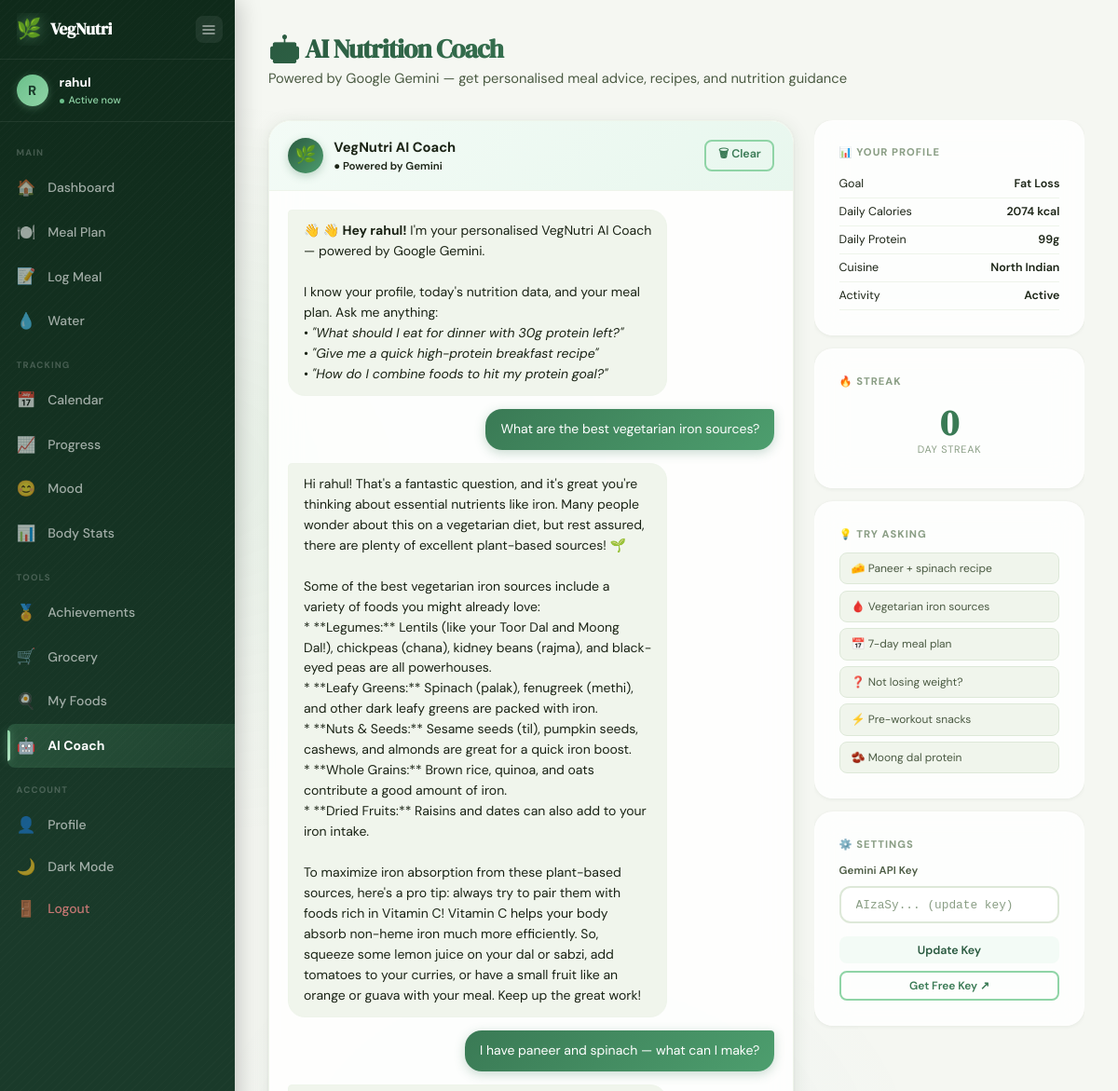
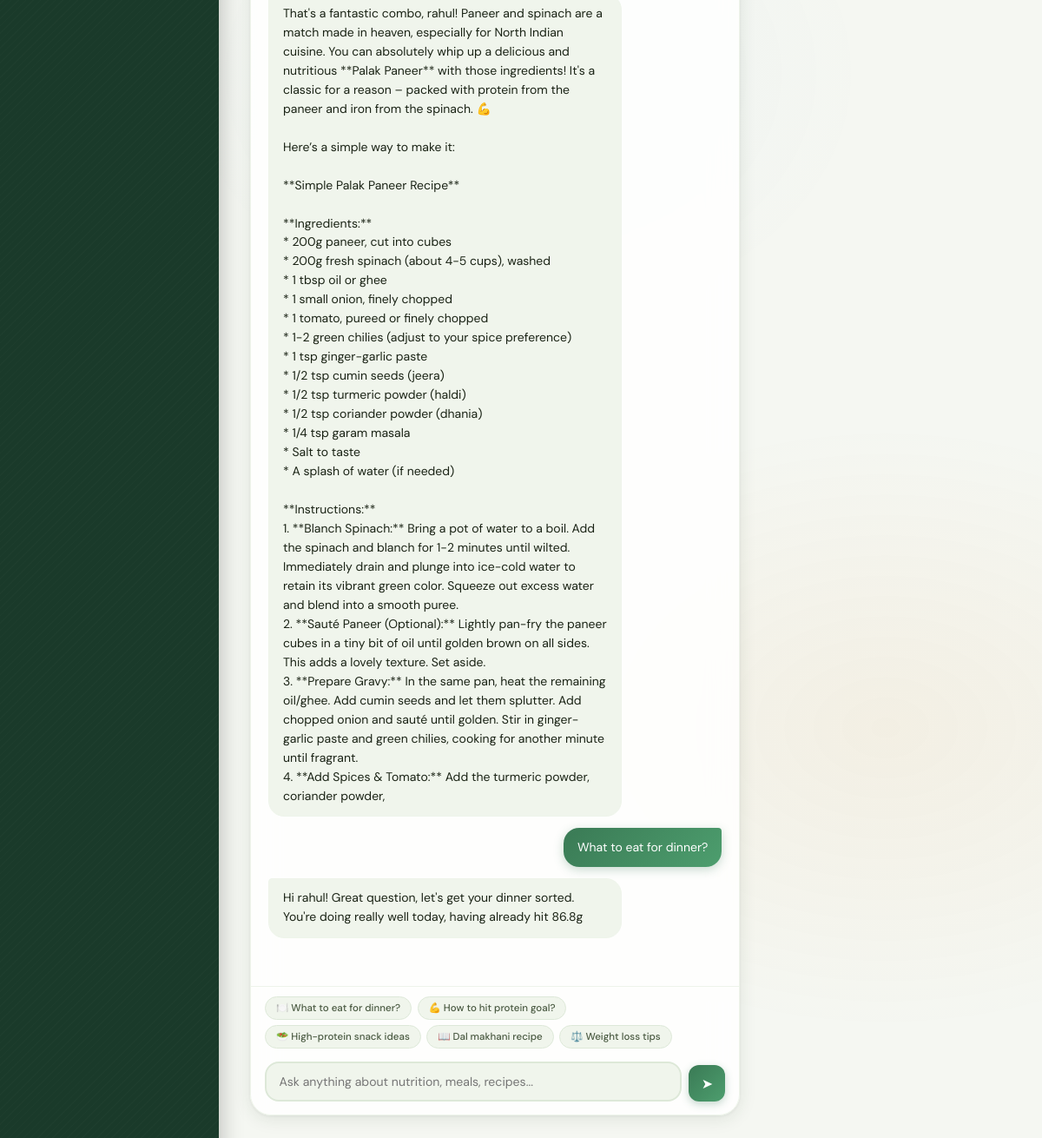
/ai-coach (signed in), run on the app's committed database (2 pictures, top to bottom).
### tables this page shows
CREATE TABLE chat_history (
        id INTEGER PRIMARY KEY AUTOINCREMENT, user_id INTEGER NOT NULL,
        role TEXT NOT NULL, content TEXT NOT NULL,
        created_at TIMESTAMP DEFAULT CURRENT_TIMESTAMP,
        FOREIGN KEY (user_id) REFERENCES users(id)
    );

CREATE TABLE profiles (
        id INTEGER PRIMARY KEY AUTOINCREMENT, user_id INTEGER UNIQUE NOT NULL,
        age INTEGER, height REAL, weight REAL, gender TEXT,
        goal TEXT, activity_level TEXT, cuisine_preference TEXT,
        allergies TEXT, cooking_time INTEGER,
        daily_calories INTEGER, daily_protein INTEGER,
        FOREIGN KEY (user_id) REFERENCES users(id)
    );

### app.py (the view)
@app.route('/ai-coach')
def ai_coach():
    if 'user_id' not in session: return redirect(url_for('login'))
    conn = get_db()
    profile = conn.execute('SELECT * FROM profiles WHERE user_id=?',(session['user_id'],)).fetchone()
    conn.close()
    api_key    = get_api_key(session['user_id'])
    history    = get_recent_chat(session['user_id'], 30)
    streak_data = get_streak_data(session['user_id'])
    return render_template('ai_coach.html', profile=profile, has_key=bool(api_key),
                           history=history, streak_data=streak_data)

### app.py (called while the page is built)
def get_db():
    conn = sqlite3.connect(DATABASE)
    conn.row_factory = sqlite3.Row
    return conn

def get_api_key(user_id):
    conn = get_db()
    row = conn.execute('SELECT gemini_api_key FROM user_settings WHERE user_id=?',(user_id,)).fetchone()
    conn.close()
    return row['gemini_api_key'] if row else None

def get_recent_chat(user_id, limit=20):
    conn = get_db()
    rows = conn.execute(
        'SELECT role, content FROM chat_history WHERE user_id=? ORDER BY created_at DESC LIMIT ?',
        (user_id, limit)).fetchall()
    conn.close()
    return list(reversed(rows))

### templates/ai_coach.html (shortened to what this page needs)
{% extends 'base.html' %}
{% block content %}
<div class="page-header">
  <h1>🤖 AI Nutrition Coach</h1>
  <p>Powered by Google Gemini — get personalised meal advice, recipes, and nutrition guidance</p>
</div>
{% if not has_key %}
<div class="coach-setup-card">
  <div class="setup-icon">✨</div>
  <h2>Activate Your Free AI Coach</h2>
  <p>Uses Google Gemini — 100% free, no credit card required. Setup takes 2 minutes.</p>
  <div class="setup-steps">
    <div class="setup-step">
      <span class="step-num">1</span>
      <div>
        <strong>Get your free API key</strong>
        <p>Visit <a href="https://aistudio.google.com/app/apikey" target="_blank" style="color:var(--green-700);font-weight:700;">aistudio.google.com/app/apikey</a> → Sign in with Google → click <em>Create API Key</em></p>
      </div>
    </div>
    <div class="setup-step">
      <span class="step-num">2</span>
      <div>
        <strong>Copy and paste your key below</strong>
        <p>It starts with <code style="background:var(--bg-hover);padding:.1rem .4rem;border-radius:4px;font-size:.85rem;">AIza...</code> — stored only in your local database.</p>
      </div>
    </div>
    <div class="setup-step">
      <span class="step-num">3</span>
      <div>
        <strong>Start chatting instantly</strong>
        <p>The coach knows your profile, today's intake, meal plan, and streak — all personalised.</p>
      </div>
    </div>
  </div>
  <form method="POST" action="{{ url_for('save_api_key') }}" class="key-form">
    <input type="text" name="api_key" placeholder="AIzaSy..." required
           style="font-family:monospace; font-size:.88rem; letter-spacing:.02em;"/>
    <button type="submit" class="btn btn-primary">Save &amp; Activate 🚀</button>
  </form>
  <p class="key-note">🔒 Your key is stored locally in <code>nutrition.db</code> only. &nbsp;|&nbsp; Gemini free tier: 15 requests/min, 1500/day — more than enough.</p>
  <div class="gemini-badge">
    <span>⚡ Free with Google Account</span>
    <span>🚀 No credit card needed</span>
    <span>💬 1,500 messages/day</span>
  </div>
</div>
{% else %}
<div class="coach-layout">
  <div class="chat-panel">
    <div class="chat-header">
      <div class="coach-avatar">🌿</div>
      <div>
        <strong style="font-size:.92rem;">VegNutri AI Coach</strong>
        <div style="font-size:.72rem;color:var(--green-600);font-weight:600;">● Powered by Gemini</div>
      </div>
      <form method="POST" action="{{ url_for('clear_chat') }}" style="margin-left:auto">
        <button type="submit" class="btn btn-sm btn-outline" onclick="return confirm('Clear chat history?')">🗑 Clear</button>
      </form>
    </div>
    <div class="chat-messages" id="chatMessages">
      <div class="chat-msg assistant">
        <div class="msg-bubble">
          <strong>👋 👋 Hey {{ session.username }}!</strong> I'm your personalised VegNutri AI Coach — powered by Google Gemini.
          <br><br>I know your profile, today's nutrition data, and your meal plan. Ask me anything:
          <br>• <em>"What should I eat for dinner with 30g protein left?"</em>
          <br>• <em>"Give me a quick high-protein breakfast recipe"</em>
          <br>• <em>"How do I combine foods to hit my protein goal?"</em>
        </div>
      </div>
      {% for msg in history %}
      <div class="chat-msg {{ msg.role }}">
        <div class="msg-bubble">{{ msg.content | replace('\n', '<br>') | safe }}</div>
      </div>
      {% endfor %}
    </div>
    <div class="chat-input-area">
      <div class="quick-prompts">
        <button class="qp-btn" onclick="sendQuick(this)">🍽️ What to eat for dinner?</button>
        <button class="qp-btn" onclick="sendQuick(this)">💪 How to hit protein goal?</button>
        <button class="qp-btn" onclick="sendQuick(this)">🥗 High-protein snack ideas</button>
        <button class="qp-btn" onclick="sendQuick(this)">📖 Dal makhani recipe</button>
        <button class="qp-btn" onclick="sendQuick(this)">⚖️ Weight loss tips</button>
      </div>
      <div class="chat-input-row">
        <textarea id="chatInput" placeholder="Ask anything about nutrition, meals, recipes..." rows="1"
                  onkeydown="if(event.key==='Enter'&&!event.shiftKey){event.preventDefault();sendMessage();}"></textarea>
        <button class="send-btn" id="sendBtn" onclick="sendMessage()">➤</button>
      </div>
    </div>
  </div>
  <div class="coach-context">
    {% if profile %}
    <div class="card context-card">
      <h4>📊 Your Profile</h4>
      <div class="ctx-row"><span>Goal</span><span class="ctx-val">{{ profile.goal.replace('_',' ').title() }}</span></div>
      <div class="ctx-row"><span>Daily Calories</span><span class="ctx-val">{{ profile.daily_calories }} kcal</span></div>
      <div class="ctx-row"><span>Daily Protein</span><span class="ctx-val">{{ profile.daily_protein }}g</span></div>
      <div class="ctx-row"><span>Cuisine</span><span class="ctx-val">{{ profile.cuisine_preference.replace('_',' ').title() }}</span></div>
      <div class="ctx-row"><span>Activity</span><span class="ctx-val">{{ profile.activity_level.replace('_',' ').title() }}</span></div>
    </div>
    {% endif %}
    <div class="card context-card">
      <h4>🔥 Streak</h4>
      <div class="streak-mini">
        <div class="streak-num">{{ streak_data.current }}</div>
        <div class="streak-label">Day Streak</div>
      </div>
    </div>
    <div class="card context-card">
      <h4>💡 Try Asking</h4>
      <div class="suggested-qs">
        <button onclick="fillInput('I have paneer and spinach — what can I make?')">🧀 Paneer + spinach recipe</button>
        <button onclick="fillInput('What are the best vegetarian iron sources?')">🩸 Vegetarian iron sources</button>
        <button onclick="fillInput('Create a 7-day high-protein vegetarian meal plan for me')">📅 7-day meal plan</button>
        <button onclick="fillInput('Why am I not losing weight on a vegetarian diet?')">❓ Not losing weight?</button>
        <button onclick="fillInput('Best pre-workout vegetarian snacks')">⚡ Pre-workout snacks</button>
        <button onclick="fillInput('How much protein in moong dal?')">🫘 Moong dal protein</button>
      </div>
    </div>
    <div class="card context-card settings-card">
      <h4>⚙️ Settings</h4>
      <form method="POST" action="{{ url_for('save_api_key') }}">
        <div class="form-group" style="margin-bottom:.5rem">
          <label>Gemini API Key</label>
          <input type="password" name="api_key" placeholder="AIzaSy... (update key)" style="font-family:monospace;font-size:.8rem;"/>
        </div>
        <button type="submit" class="btn btn-sm btn-ghost btn-block" style="margin-top:.4rem">Update Key</button>
      </form>
      <a href="https://aistudio.google.com/app/apikey" target="_blank" class="btn btn-sm btn-outline btn-block" style="margin-top:.5rem;font-size:.75rem;">Get Free Key ↗</a>
    </div>
  </div>
</div>
{% endif %}
{% endblock %}

### static/css/enhancements.css (style rules this page uses)
body::before { content: ''; position: fixed; inset: 0; z-index: -2; background: radial-gradient(ellipse 600px 400px at 15% 20%, rgba(106,191,138,.08) 0%, transparent 100%), radial-gradient(ellipse 500px 350px at 85% 80%, rgba(217,119,6,.06) 0%, transparent 100%), radial-gradient(ellipse 400px 300px at 50% 50%, rgba(45,125,210,.04) 0%, transparent 100%); animation: meshFloat 20s ease-in-out infinite alternate; }
.page-header { animation: fadeUp .5s ease-out both; }
.page-header h1 { background: linear-gradient(135deg, var(--g800), var(--g600), var(--amber)); background-size: 200% 200%; -webkit-background-clip: text; -webkit-text-fill-color: transparent; background-clip: text; animation: gradient-shift 4s ease infinite; }
.page-header p { animation: fadeUp .5s ease-out .1s both; }
.card { background: rgba(255,255,255,.82) !important; backdrop-filter: blur(16px) saturate(1.4); -webkit-backdrop-filter: blur(16px) saturate(1.4); border: 1px solid rgba(255,255,255,.45) !important; animation: fadeUp .5s ease-out both; transition: all .3s cubic-bezier(.4,0,.2,1) !important; }
.btn { position: relative; overflow: hidden; }
.btn::after { content: ''; position: absolute; top: 50%; left: 50%; width: 0; height: 0; background: rgba(255,255,255,.2); border-radius: 50%; transform: translate(-50%, -50%); transition: width .4s ease, height .4s ease; }
.form-group input, .form-group select, .form-group textarea { transition: all .3s cubic-bezier(.4,0,.2,1) !important; }
.chat-panel { background: rgba(255,255,255,.85) !important; backdrop-filter: blur(16px); -webkit-backdrop-filter: blur(16px); }
.coach-avatar { animation: pulse-glow 3s ease-in-out infinite; }
.chat-msg { animation: fadeUp .3s ease-out both; }
.msg-bubble { transition: transform .2s ease; }

### data on the page
chat_history: content "What are the best vegetarian iron sources?"
chat_history: content "Hi rahul! That's a fantastic question, and it's great you're thinking about essential nutrients like iron. Many people wonder about this on a vegetarian diet, but rest assured, there are plenty of excellent plant-based sources! 🌱 Some of the best vegetarian iron sources include a variety of foods you might already love: * **Legumes:** Lentils (like your Toor Dal and Moong Dal!), chickpeas (chana), kidney beans (rajma), and black-eyed peas are all powerhouses. * **Leafy Greens:** Spinach (palak), fenugreek (methi), and other dark leafy greens are packed with iron. * **Nuts & Seeds:** Sesame seeds (til), pumpkin seeds, cashews, and almonds are great for a quick iron boost. * **Whole Grains:**…"
chat_history: content "I have paneer and spinach — what can I make?"
chat_history: content "That's a fantastic combo, rahul! Paneer and spinach are a match made in heaven, especially for North Indian cuisine. You can absolutely whip up a delicious and nutritious **Palak Paneer** with those ingredients! It's a classic for a reason – packed with protein from the paneer and iron from the spinach. 💪 Here’s a simple way to make it: **Simple Palak Paneer Recipe** **Ingredients:** * 200g paneer, cut into cubes * 200g fresh spinach (about 4-5 cups), washed * 1 tbsp oil or ghee * 1 small onion, finely chopped * 1 tomato, pureed or finely chopped * 1-2 green chilies (adjust to your spice preference) * 1 tsp ginger-garlic paste * 1/2 tsp cumin seeds (jeera) * 1/2 tsp turmeric powder (haldi)…"
chat_history: content "What to eat for dinner?"
chat_history: content "Hi rahul! Great question, let's get your dinner sorted. You're doing really well today, having already hit 86.8g"
profiles: goal.replace "Fat Loss", daily_calories "2074", daily_protein "99", cuisine_preference.replace "North Indian", activity_level.replace "Active"

### other printed values
{{ session.username[0]|upper }} "R"
{{ session.username }} "rahul"
{{ streak_data.current }} "0"
